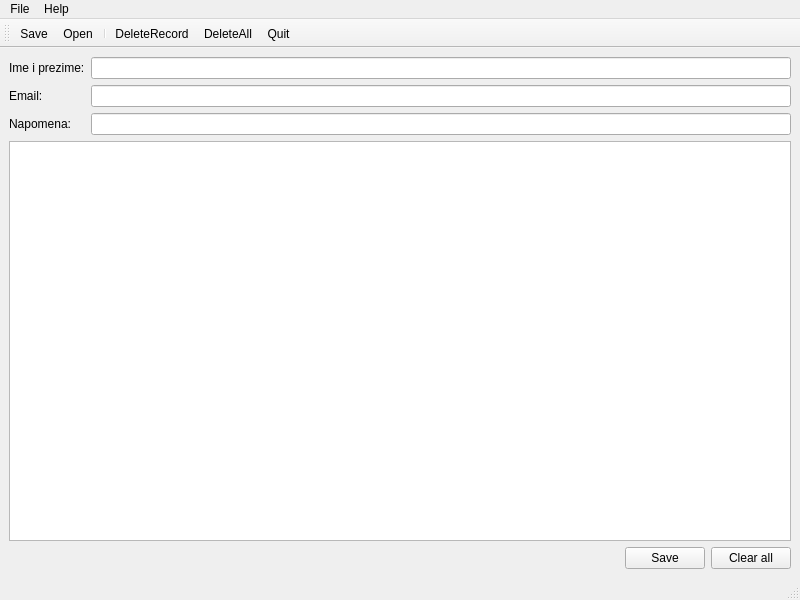
<?xml version="1.0" encoding="UTF-8"?>
<ui version="4.0">
 <class>MainWindow</class>
 <widget class="QMainWindow" name="MainWindow">
  <property name="geometry">
   <rect>
    <x>0</x>
    <y>0</y>
    <width>800</width>
    <height>600</height>
   </rect>
  </property>
  <property name="windowTitle">
   <string>EMail adrese</string>
  </property>
  <property name="windowIcon">
   <iconset resource="newwindow.qrc">
    <normaloff>:/Ikone/window_logo.png</normaloff>:/Ikone/window_logo.png</iconset>
  </property>
  <widget class="QWidget" name="centralwidget">
   <layout class="QVBoxLayout" name="verticalLayout">
    <item>
     <layout class="QFormLayout" name="formLayout">
      <item row="0" column="0">
       <widget class="QLabel" name="iipLabel">
        <property name="text">
         <string>Ime i prezime:</string>
        </property>
       </widget>
      </item>
      <item row="0" column="1">
       <widget class="QLineEdit" name="iipLineEdit"/>
      </item>
      <item row="1" column="0">
       <widget class="QLabel" name="emailLabel">
        <property name="text">
         <string>Email:</string>
        </property>
       </widget>
      </item>
      <item row="1" column="1">
       <widget class="QLineEdit" name="emailLineEdit"/>
      </item>
      <item row="2" column="0">
       <widget class="QLabel" name="napomenaLabel">
        <property name="text">
         <string>Napomena:</string>
        </property>
       </widget>
      </item>
      <item row="2" column="1">
       <widget class="QLineEdit" name="napomenaLineEdit"/>
      </item>
     </layout>
    </item>
    <item>
     <widget class="QTableView" name="tableView">
      <property name="editTriggers">
       <set>QAbstractItemView::NoEditTriggers</set>
      </property>
      <property name="dragDropOverwriteMode">
       <bool>false</bool>
      </property>
     </widget>
    </item>
    <item>
     <layout class="QHBoxLayout" name="horizontalLayout">
      <item>
       <spacer name="horizontalSpacer">
        <property name="orientation">
         <enum>Qt::Horizontal</enum>
        </property>
        <property name="sizeHint" stdset="0">
         <size>
          <width>40</width>
          <height>20</height>
         </size>
        </property>
       </spacer>
      </item>
      <item>
       <widget class="QPushButton" name="savePushButton">
        <property name="text">
         <string>Save</string>
        </property>
       </widget>
      </item>
      <item>
       <widget class="QPushButton" name="clearAllPushButton">
        <property name="text">
         <string>Clear all</string>
        </property>
       </widget>
      </item>
     </layout>
    </item>
   </layout>
  </widget>
  <widget class="QMenuBar" name="menubar">
   <property name="geometry">
    <rect>
     <x>0</x>
     <y>0</y>
     <width>800</width>
     <height>22</height>
    </rect>
   </property>
   <widget class="QMenu" name="menuFile">
    <property name="title">
     <string>File</string>
    </property>
    <addaction name="actionSave"/>
    <addaction name="actionSaveAs"/>
    <addaction name="actionOpen"/>
    <addaction name="separator"/>
    <addaction name="actionQuit"/>
   </widget>
   <widget class="QMenu" name="menuHelp">
    <property name="title">
     <string>Help</string>
    </property>
    <addaction name="actionAbout"/>
   </widget>
   <addaction name="menuFile"/>
   <addaction name="menuHelp"/>
  </widget>
  <widget class="QStatusBar" name="statusbar"/>
  <widget class="QToolBar" name="toolBar">
   <property name="windowTitle">
    <string>toolBar</string>
   </property>
   <attribute name="toolBarArea">
    <enum>TopToolBarArea</enum>
   </attribute>
   <attribute name="toolBarBreak">
    <bool>false</bool>
   </attribute>
   <addaction name="actionSave"/>
   <addaction name="actionOpen"/>
   <addaction name="separator"/>
   <addaction name="actionDeleteRecord"/>
   <addaction name="actionDeleteAll"/>
   <addaction name="actionQuit"/>
  </widget>
  <action name="actionSave">
   <property name="icon">
    <iconset resource="newwindow.qrc">
     <normaloff>:/Ikone/save.png</normaloff>:/Ikone/save.png</iconset>
   </property>
   <property name="text">
    <string>Save</string>
   </property>
  </action>
  <action name="actionSaveAs">
   <property name="icon">
    <iconset resource="newwindow.qrc">
     <normaloff>:/Ikone/new.png</normaloff>:/Ikone/new.png</iconset>
   </property>
   <property name="text">
    <string>Save as</string>
   </property>
  </action>
  <action name="actionQuit">
   <property name="icon">
    <iconset resource="newwindow.qrc">
     <normaloff>:/Ikone/close.png</normaloff>:/Ikone/close.png</iconset>
   </property>
   <property name="text">
    <string>Quit</string>
   </property>
  </action>
  <action name="actionAbout">
   <property name="text">
    <string>About</string>
   </property>
  </action>
  <action name="actionOpen">
   <property name="icon">
    <iconset resource="newwindow.qrc">
     <normaloff>:/Ikone/open.png</normaloff>:/Ikone/open.png</iconset>
   </property>
   <property name="text">
    <string>Open</string>
   </property>
  </action>
  <action name="actionDeleteRecord">
   <property name="icon">
    <iconset resource="newwindow.qrc">
     <normaloff>:/Ikone/delete.png</normaloff>:/Ikone/delete.png</iconset>
   </property>
   <property name="text">
    <string>DeleteRecord</string>
   </property>
  </action>
  <action name="actionDeleteAll">
   <property name="icon">
    <iconset resource="newwindow.qrc">
     <normaloff>:/Ikone/clear.png</normaloff>:/Ikone/clear.png</iconset>
   </property>
   <property name="text">
    <string>DeleteAll</string>
   </property>
  </action>
 </widget>
 <resources>
  <include location="newwindow.qrc"/>
 </resources>
 <connections/>
</ui>
